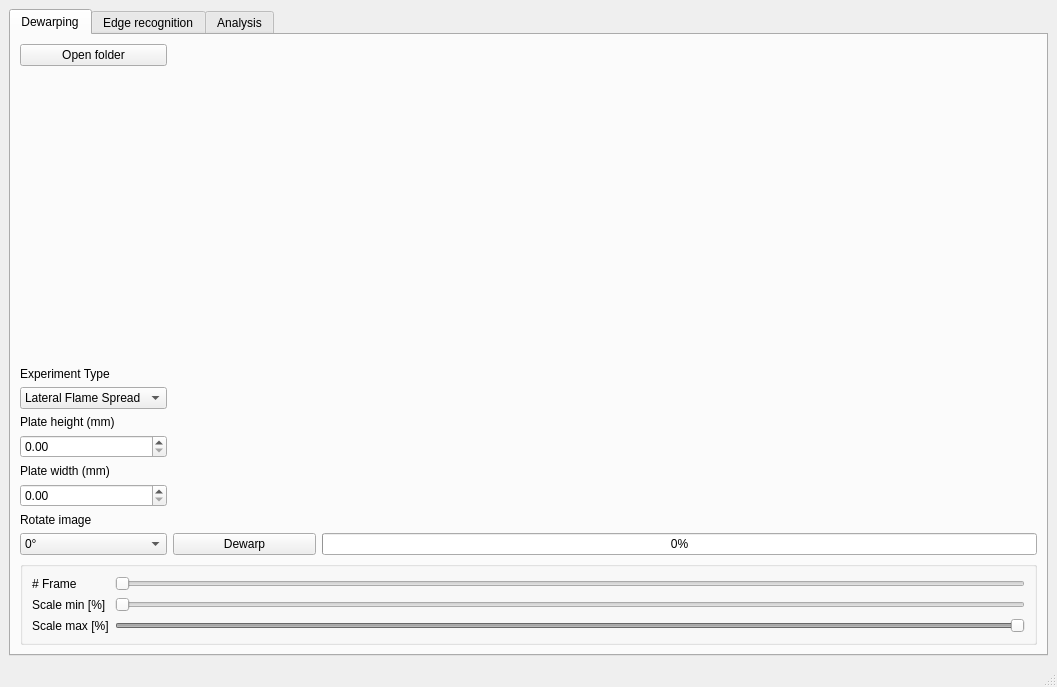
<?xml version="1.0" encoding="UTF-8"?>
<ui version="4.0">
 <class>MainWindow</class>
 <widget class="QMainWindow" name="MainWindow">
  <property name="windowModality">
   <enum>Qt::WindowModality::NonModal</enum>
  </property>
  <property name="geometry">
   <rect>
    <x>0</x>
    <y>0</y>
    <width>1057</width>
    <height>687</height>
   </rect>
  </property>
  <property name="acceptDrops">
   <bool>true</bool>
  </property>
  <property name="windowTitle">
   <string>Flamespread Analysis Tool</string>
  </property>
  <widget class="QWidget" name="centralwidget">
   <layout class="QGridLayout" name="gridLayout_7">
    <item row="0" column="0">
     <widget class="QTabWidget" name="tabWidget">
      <property name="currentIndex">
       <number>0</number>
      </property>
      <widget class="QWidget" name="tab_dewarping">
       <attribute name="title">
        <string>Dewarping</string>
       </attribute>
       <layout class="QGridLayout" name="gridLayout_4">
        <item row="1" column="0">
         <layout class="QVBoxLayout" name="verticalLayout_6">
          <item>
           <layout class="QHBoxLayout" name="horizontalLayout_5">
            <item>
             <layout class="QVBoxLayout" name="verticalLayout_12">
              <item>
               <widget class="QPushButton" name="button_open_folder">
                <property name="text">
                 <string>Open folder</string>
                </property>
               </widget>
              </item>
              <item>
               <spacer name="verticalSpacer_3">
                <property name="orientation">
                 <enum>Qt::Orientation::Vertical</enum>
                </property>
                <property name="sizeHint" stdset="0">
                 <size>
                  <width>20</width>
                  <height>40</height>
                 </size>
                </property>
               </spacer>
              </item>
              <item>
               <widget class="QLabel" name="label_7">
                <property name="text">
                 <string>Experiment Type</string>
                </property>
               </widget>
              </item>
              <item>
               <widget class="QComboBox" name="comboBox_experiment_type">
                <item>
                 <property name="text">
                  <string>Lateral Flame Spread</string>
                 </property>
                </item>
                <item>
                 <property name="text">
                  <string>Room Corner</string>
                 </property>
                </item>
               </widget>
              </item>
              <item>
               <widget class="QLabel" name="label_5">
                <property name="text">
                 <string>Plate height (mm)</string>
                </property>
               </widget>
              </item>
              <item>
               <widget class="QDoubleSpinBox" name="doubleSpinBox_plate_height">
                <property name="maximum">
                 <double>10000.000000000000000</double>
                </property>
               </widget>
              </item>
              <item>
               <widget class="QLabel" name="label_6">
                <property name="text">
                 <string>Plate width (mm)</string>
                </property>
               </widget>
              </item>
              <item>
               <widget class="QDoubleSpinBox" name="doubleSpinBox_plate_width">
                <property name="maximum">
                 <double>10000.000000000000000</double>
                </property>
               </widget>
              </item>
              <item>
               <widget class="QLabel" name="label_4">
                <property name="text">
                 <string>Rotate image</string>
                </property>
               </widget>
              </item>
              <item>
               <widget class="QComboBox" name="combo_rotation">
                <item>
                 <property name="text">
                  <string>0°</string>
                 </property>
                </item>
                <item>
                 <property name="text">
                  <string>90°</string>
                 </property>
                </item>
                <item>
                 <property name="text">
                  <string>180°</string>
                 </property>
                </item>
                <item>
                 <property name="text">
                  <string>270°</string>
                 </property>
                </item>
               </widget>
              </item>
             </layout>
            </item>
            <item>
             <layout class="QVBoxLayout" name="verticalLayout_5" stretch="6,1">
              <item>
               <widget class="SelectableImshowCanvas" name="plot_dewarping" native="true">
                <property name="minimumSize">
                 <size>
                  <width>100</width>
                  <height>100</height>
                 </size>
                </property>
               </widget>
              </item>
              <item>
               <layout class="QHBoxLayout" name="horizontalLayout_3" stretch="1,5">
                <item>
                 <widget class="QPushButton" name="button_dewarp">
                  <property name="text">
                   <string>Dewarp</string>
                  </property>
                 </widget>
                </item>
                <item>
                 <widget class="QProgressBar" name="progress_dewarping">
                  <property name="value">
                   <number>0</number>
                  </property>
                 </widget>
                </item>
               </layout>
              </item>
             </layout>
            </item>
           </layout>
          </item>
          <item>
           <widget class="QGroupBox" name="Sliderbox">
            <property name="enabled">
             <bool>true</bool>
            </property>
            <property name="title">
             <string/>
            </property>
            <layout class="QGridLayout" name="gridLayout">
             <item row="0" column="0">
              <layout class="QHBoxLayout" name="horizontalLayout">
               <item>
                <layout class="QVBoxLayout" name="verticalLayout_3">
                 <item>
                  <widget class="QLabel" name="label_3">
                   <property name="text">
                    <string># Frame</string>
                   </property>
                  </widget>
                 </item>
                 <item>
                  <widget class="QLabel" name="label">
                   <property name="text">
                    <string>Scale min [%]</string>
                   </property>
                  </widget>
                 </item>
                 <item>
                  <widget class="QLabel" name="label_2">
                   <property name="text">
                    <string>Scale max [%]</string>
                   </property>
                  </widget>
                 </item>
                </layout>
               </item>
               <item>
                <layout class="QVBoxLayout" name="verticalLayout_8">
                 <item>
                  <widget class="QSlider" name="slider_frame">
                   <property name="enabled">
                    <bool>false</bool>
                   </property>
                   <property name="maximum">
                    <number>99</number>
                   </property>
                   <property name="sliderPosition">
                    <number>0</number>
                   </property>
                   <property name="orientation">
                    <enum>Qt::Orientation::Horizontal</enum>
                   </property>
                  </widget>
                 </item>
                 <item>
                  <widget class="QSlider" name="slider_scale_min">
                   <property name="enabled">
                    <bool>false</bool>
                   </property>
                   <property name="orientation">
                    <enum>Qt::Orientation::Horizontal</enum>
                   </property>
                  </widget>
                 </item>
                 <item>
                  <widget class="QSlider" name="slider_scale_max">
                   <property name="enabled">
                    <bool>false</bool>
                   </property>
                   <property name="value">
                    <number>99</number>
                   </property>
                   <property name="orientation">
                    <enum>Qt::Orientation::Horizontal</enum>
                   </property>
                  </widget>
                 </item>
                </layout>
               </item>
              </layout>
             </item>
            </layout>
           </widget>
          </item>
         </layout>
        </item>
       </layout>
      </widget>
      <widget class="QWidget" name="tab_edge">
       <property name="minimumSize">
        <size>
         <width>0</width>
         <height>0</height>
        </size>
       </property>
       <attribute name="title">
        <string>Edge recognition</string>
       </attribute>
       <layout class="QGridLayout" name="gridLayout_8">
        <item row="0" column="0">
         <layout class="QVBoxLayout" name="verticalLayout_11" stretch="4,1">
          <item>
           <layout class="QHBoxLayout" name="horizontalLayout_6" stretch="2,1">
            <item>
             <widget class="EdgePreviewCanvas" name="plot_edge_preview" native="true"/>
            </item>
            <item>
             <layout class="QVBoxLayout" name="verticalLayout_13">
              <item>
               <spacer name="verticalSpacer">
                <property name="orientation">
                 <enum>Qt::Orientation::Vertical</enum>
                </property>
                <property name="sizeHint" stdset="0">
                 <size>
                  <width>20</width>
                  <height>40</height>
                 </size>
                </property>
               </spacer>
              </item>
              <item>
               <layout class="QGridLayout" name="gridLayout_6">
                <item row="1" column="0">
                 <widget class="QCheckBox" name="checkBox_mulithread">
                  <property name="text">
                   <string>Multithread</string>
                  </property>
                 </widget>
                </item>
                <item row="0" column="0">
                 <widget class="QComboBox" name="comboBox_flame_direction">
                  <item>
                   <property name="text">
                    <string>Left -&gt; Right</string>
                   </property>
                  </item>
                  <item>
                   <property name="text">
                    <string>Right -&gt; Left</string>
                   </property>
                  </item>
                 </widget>
                </item>
               </layout>
              </item>
              <item>
               <widget class="QPushButton" name="button_find_edge">
                <property name="text">
                 <string>Find edges</string>
                </property>
               </widget>
              </item>
             </layout>
            </item>
           </layout>
          </item>
          <item>
           <layout class="QVBoxLayout" name="verticalLayout_14">
            <item>
             <widget class="QProgressBar" name="progress_edge_finding_plate1">
              <property name="value">
               <number>0</number>
              </property>
             </widget>
            </item>
            <item>
             <widget class="QProgressBar" name="progress_edge_finding_plate2">
              <property name="value">
               <number>0</number>
              </property>
             </widget>
            </item>
           </layout>
          </item>
         </layout>
        </item>
       </layout>
      </widget>
      <widget class="QWidget" name="tab_analysis">
       <property name="enabled">
        <bool>true</bool>
       </property>
       <attribute name="title">
        <string>Analysis</string>
       </attribute>
       <layout class="QGridLayout" name="gridLayout_5">
        <item row="0" column="0">
         <layout class="QHBoxLayout" name="horizontalLayout_8" stretch="1,12">
          <item>
           <layout class="QGridLayout" name="gridLayout_2">
            <item row="0" column="0">
             <widget class="QSlider" name="slider_analysis_y">
              <property name="orientation">
               <enum>Qt::Orientation::Vertical</enum>
              </property>
              <property name="tickPosition">
               <enum>QSlider::TickPosition::TicksAbove</enum>
              </property>
             </widget>
            </item>
            <item row="1" column="0">
             <widget class="QLabel" name="label_9">
              <property name="text">
               <string>y-Height</string>
              </property>
             </widget>
            </item>
           </layout>
          </item>
          <item>
           <widget class="EdgeResultCanvas" name="plot_analysis" native="true"/>
          </item>
         </layout>
        </item>
       </layout>
      </widget>
     </widget>
    </item>
   </layout>
  </widget>
  <widget class="QMenuBar" name="menubar">
   <property name="geometry">
    <rect>
     <x>0</x>
     <y>0</y>
     <width>1057</width>
     <height>24</height>
    </rect>
   </property>
  </widget>
  <widget class="QStatusBar" name="statusbar"/>
 </widget>
 <customwidgets>
  <customwidget>
   <class>EdgeResultCanvas</class>
   <extends>QWidget</extends>
   <header>.edgeresult_canvas</header>
   <container>1</container>
  </customwidget>
  <customwidget>
   <class>SelectableImshowCanvas</class>
   <extends>QWidget</extends>
   <header>.selectable_imshow_canvas</header>
   <container>1</container>
  </customwidget>
  <customwidget>
   <class>EdgePreviewCanvas</class>
   <extends>QWidget</extends>
   <header location="global">.edge_preview_canvas</header>
   <container>1</container>
  </customwidget>
 </customwidgets>
 <resources/>
 <connections/>
</ui>
